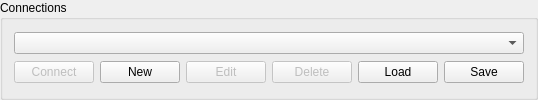
<?xml version="1.0" encoding="UTF-8"?>
<ui version="4.0">
 <class>ConnectionsGroup</class>
 <widget class="QGroupBox" name="ConnectionsGroup">
  <property name="geometry">
   <rect>
    <x>0</x>
    <y>0</y>
    <width>508</width>
    <height>100</height>
   </rect>
  </property>
  <property name="windowTitle">
   <string>Connections</string>
  </property>
  <property name="title">
   <string>Connections</string>
  </property>
  <layout class="QVBoxLayout" name="verticalLayout">
   <item>
    <widget class="QComboBox" name="cbxConnections">
     <property name="sizePolicy">
      <sizepolicy hsizetype="Expanding" vsizetype="Fixed">
       <horstretch>0</horstretch>
       <verstretch>0</verstretch>
      </sizepolicy>
     </property>
    </widget>
   </item>
   <item>
    <layout class="QHBoxLayout" name="horizontalLayout_3">
     <property name="sizeConstraint">
      <enum>QLayout::SetMinimumSize</enum>
     </property>
     <item>
      <widget class="QPushButton" name="btnConnect">
       <property name="enabled">
        <bool>false</bool>
       </property>
       <property name="text">
        <string>Connect</string>
       </property>
      </widget>
     </item>
     <item>
      <widget class="QPushButton" name="btnCreateConnection">
       <property name="text">
        <string>New</string>
       </property>
      </widget>
     </item>
     <item>
      <widget class="QPushButton" name="btnEdit">
       <property name="enabled">
        <bool>false</bool>
       </property>
       <property name="text">
        <string>Edit</string>
       </property>
      </widget>
     </item>
     <item>
      <widget class="QPushButton" name="btnDelete">
       <property name="enabled">
        <bool>false</bool>
       </property>
       <property name="maximumSize">
        <size>
         <width>80</width>
         <height>16777215</height>
        </size>
       </property>
       <property name="text">
        <string>Delete</string>
       </property>
      </widget>
     </item>
     <item>
      <spacer name="horizontalSpacer">
       <property name="orientation">
        <enum>Qt::Horizontal</enum>
       </property>
       <property name="sizeHint" stdset="0">
        <size>
         <width>40</width>
         <height>20</height>
        </size>
       </property>
      </spacer>
     </item>
     <item>
      <widget class="QPushButton" name="btnLoad">
       <property name="maximumSize">
        <size>
         <width>80</width>
         <height>16777215</height>
        </size>
       </property>
       <property name="text">
        <string>Load</string>
       </property>
      </widget>
     </item>
     <item>
      <widget class="QPushButton" name="btnSave">
       <property name="maximumSize">
        <size>
         <width>80</width>
         <height>16777215</height>
        </size>
       </property>
       <property name="text">
        <string>Save</string>
       </property>
      </widget>
     </item>
    </layout>
   </item>
  </layout>
 </widget>
 <resources/>
 <connections/>
</ui>
